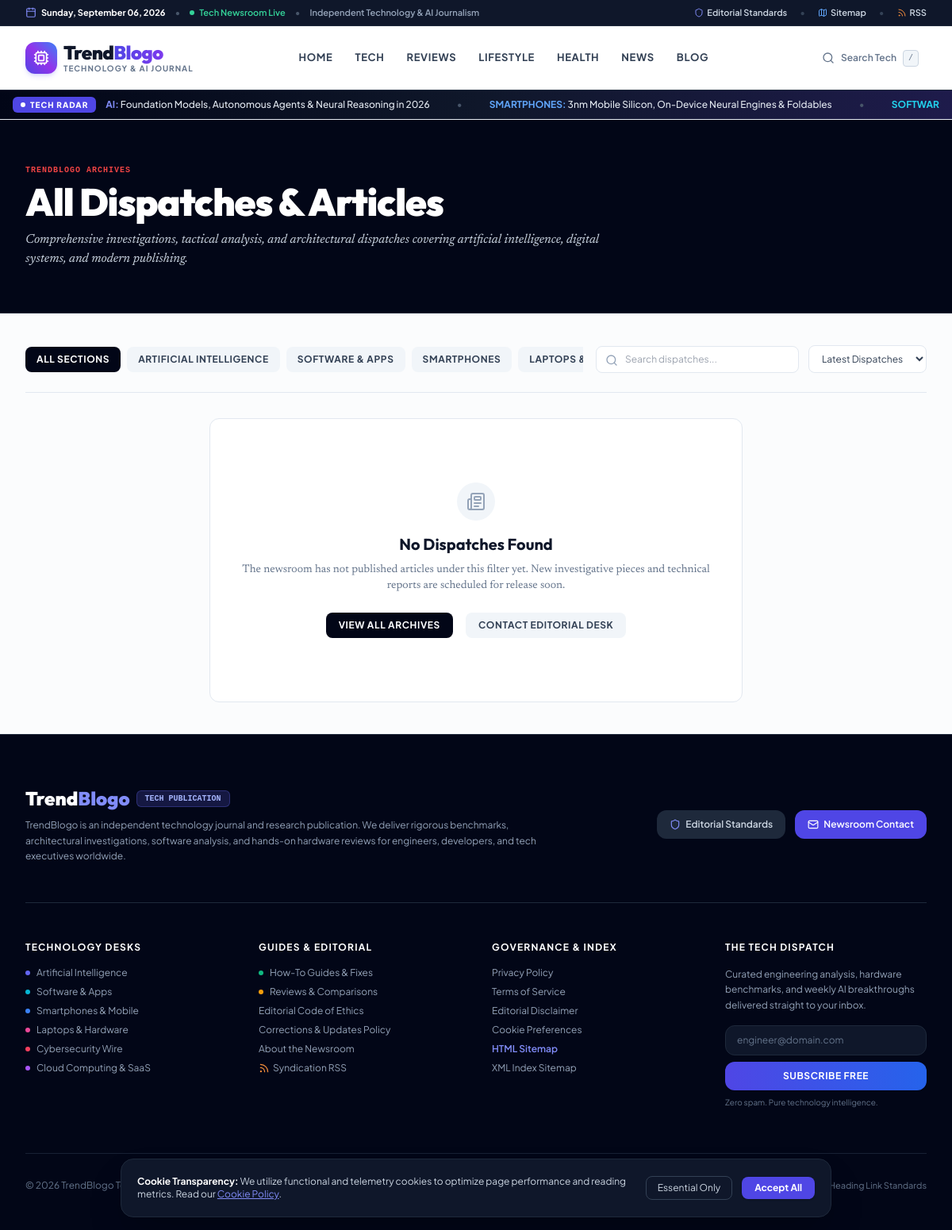
/blog, run on an earlier commit of the app's database.
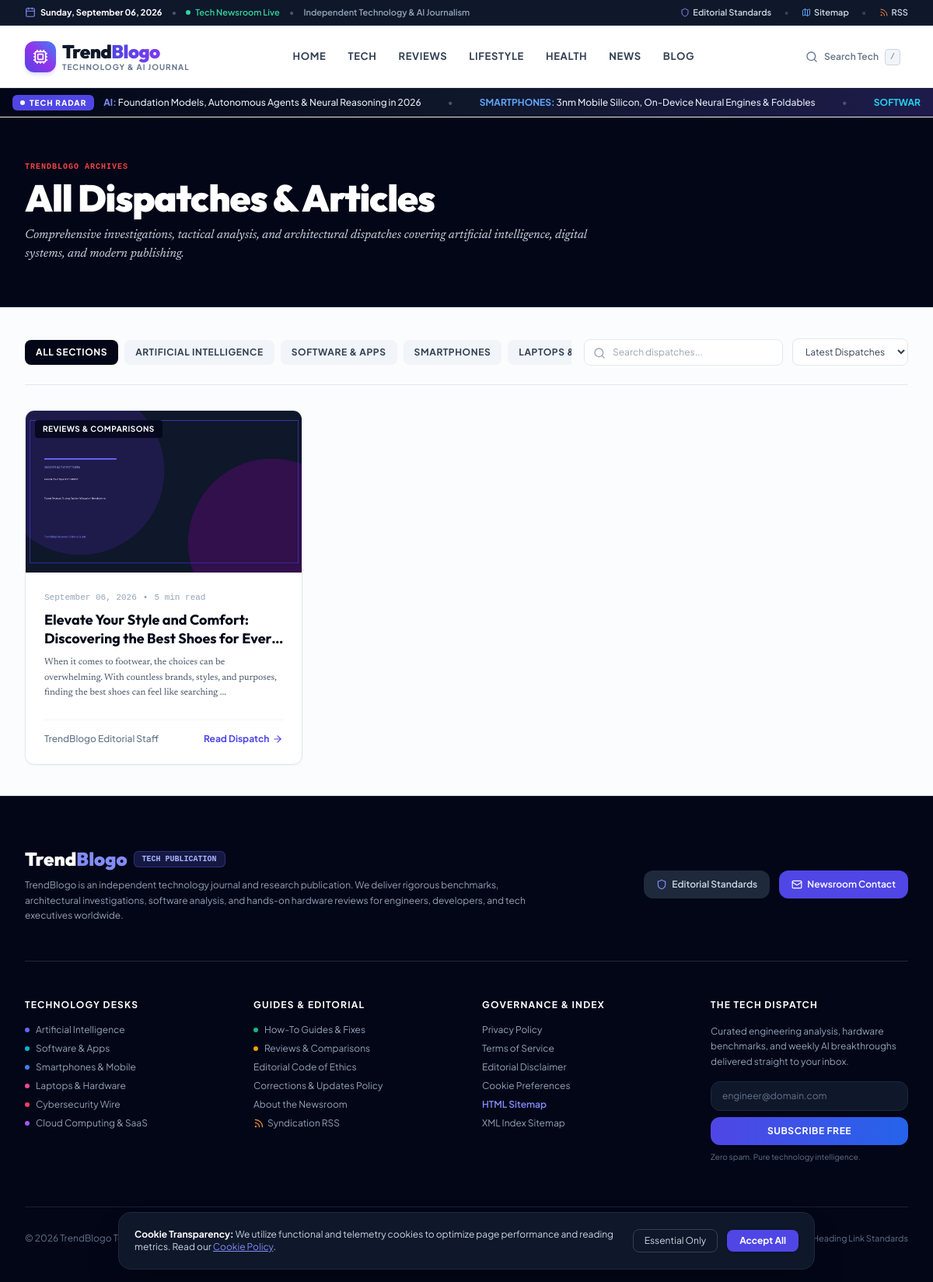
And on a later commit of the database.
### app/models/article.py (models this page shows)
class Category(Base):
    __tablename__ = "categories"
    id = Column(Integer, primary_key=True, index=True)
    name = Column(String(100), unique=True, nullable=False)
    slug = Column(String(100), unique=True, index=True, nullable=False)
    description = Column(Text, nullable=True)
    color = Column(String(30), default="#4F46E5")
    icon = Column(String(50), default="folder")
    created_at = Column(DateTime, default=datetime.utcnow)
    articles = relationship("Article", back_populates="category")

class Article(Base):
    __tablename__ = "articles"
    id = Column(Integer, primary_key=True, index=True)
    title = Column(String(255), nullable=False)
    slug = Column(String(255), unique=True, index=True, nullable=False)
    primary_keyword = Column(String(150), index=True, nullable=False)
    secondary_keywords = Column(Text, nullable=True)
    search_intent = Column(String(50), default="informational")
    template_type = Column(String(50), default="ultimate_guide")
    summary = Column(Text, nullable=True)
    content = Column(Text, nullable=False)  # Markdown format
    html_content = Column(Text, nullable=True)  # Rendered HTML
    featured_image = Column(String(255), nullable=False)
    featured_image_alt = Column(String(255), nullable=False)
    featured_image_caption = Column(String(255), nullable=True)
    image_1_url = Column(String(255), nullable=True)
    image_1_alt = Column(String(255), nullable=True)
    image_1_caption = Column(String(255), nullable=True)
    image_2_url = Column(String(255), nullable=True)
    image_2_alt = Column(String(255), nullable=True)
    image_2_caption = Column(String(255), nullable=True)
    image_3_url = Column(String(255), nullable=True)
    image_3_alt = Column(String(255), nullable=True)
    image_3_caption = Column(String(255), nullable=True)
    category_id = Column(Integer, ForeignKey("categories.id", ondelete="SET NULL"), nullable=True)
    author_name = Column(String(100), default="Editorial Team")
    author_slug = Column(String(100), default="editorial-team", index=True)
    status = Column(String(30), default="published", index=True)  # draft, published, scheduled
    scheduled_at = Column(DateTime, nullable=True)
    published_at = Column(DateTime, default=datetime.utcnow, index=True)
    created_at = Column(DateTime, default=datetime.utcnow)
    updated_at = Column(DateTime, default=datetime.utcnow, onupdate=datetime.utcnow)
    word_count = Column(Integer, default=0)
    reading_time = Column(Integer, default=5)  # minutes
    view_count = Column(Integer, default=0)
    seo_title = Column(String(150), nullable=True)
    meta_description = Column(String(320), nullable=True)
    canonical_url = Column(String(255), nullable=True)
    og_title = Column(String(150), nullable=True)
    og_description = Column(String(320), nullable=True)
    schema_json = Column(Text, nullable=True)
    quality_score = Column(Float, default=95.0)
    quality_report = Column(Text, nullable=True)  # JSON string
    category = relationship("Category", back_populates="articles")
    tags = relationship("ArticleTag", back_populates="article", cascade="all, delete-orphan")
    internal_links_out = relationship("InternalLink", foreign_keys="InternalLink.source_article_id", cascade="all, delete-orphan")
    external_links = relationship("ExternalLink", cascade="all, delete-orphan")

### app/routes/public.py (the view)
@router.get("/blog", response_class=HTMLResponse)
def blog_list(
    request: Request,
    page: int = Query(1, ge=1),
    sort: str = Query("latest"),
    category: Optional[str] = Query(None),
    tag: Optional[str] = Query(None),
    q: Optional[str] = Query(None),
    db: Session = Depends(get_db)
):
    ctx = get_common_context(db, request)
    query = db.query(Article).filter(Article.status == "published")
    active_category = None
    if category:
        active_category = db.query(Category).filter(Category.slug == category).first()
        if active_category:
            query = query.filter(Article.category_id == active_category.id)
    active_tag = None
    if tag:
        active_tag = db.query(Tag).filter(Tag.slug == tag).first()
        if active_tag:
            query = query.join(ArticleTag).filter(ArticleTag.tag_id == active_tag.id)
    if q:
        kw = f"%{q.strip()}%"
        query = query.filter(or_(Article.title.ilike(kw), Article.summary.ilike(kw), Article.primary_keyword.ilike(kw)))
    if sort == "popular":
        query = query.order_by(desc(Article.view_count))
    else:
        query = query.order_by(desc(Article.published_at))
    total = query.count()
    per_page = 9
    total_pages = max(1, (total + per_page - 1) // per_page)
    articles = query.offset((page - 1) * per_page).limit(per_page).all()
    ctx.update({
        "articles": articles,
        "page": page,
        "total_pages": total_pages,
        "total_count": total,
        "active_category": active_category,
        "active_tag": active_tag,
        "search_query": q,
        "sort": sort,
        "title": f"Blog ? Latest Articles & Insights ({page}/{total_pages}) | TrendBlogo",
        "meta_desc": "Explore high-quality, actionable articles on AI automation, SEO architecture, modern software workflows, and digital productivity."
    })
    return templates.TemplateResponse(request=request, name="blog/list.html", context=ctx)

### app/templates/blog/list.html (shortened to what this page needs)
{% extends "base.html" %}
{% block content %}
<div class="bg-slate-950 text-white py-14 border-b border-slate-800">
  <div class="max-w-7xl mx-auto px-4 sm:px-6 lg:px-8">
    <div class="max-w-3xl">
      <div class="text-[10px] font-mono uppercase tracking-widest text-red-500 font-bold mb-2">TrendBlogo Archives</div>
      <h1 class="font-display text-4xl sm:text-5xl font-black tracking-tight mb-3">All Dispatches &amp; Articles</h1>
      <p class="font-editorial text-base text-slate-300 italic">
        Comprehensive investigations, tactical analysis, and architectural dispatches covering artificial intelligence, digital systems, and modern publishing.
      </p>
    </div>
  </div>
</div>
<div class="max-w-7xl mx-auto px-4 sm:px-6 lg:px-8 py-10">
  <div class="flex flex-col md:flex-row items-center justify-between gap-4 pb-6 border-b border-slate-200">
    <div class="flex items-center space-x-2 overflow-x-auto w-full md:w-auto pb-2 md:pb-0 text-xs font-bold uppercase tracking-wider">
      <a href="/blog" class="px-3.5 py-2 rounded-lg transition whitespace-nowrap {% if not active_category %}bg-slate-950 text-white{% else %}bg-slate-100 text-slate-700 hover:bg-slate-200{% endif %}">
        All Sections
      </a>
      {% for cat in categories %}
      <a href="/blog?category={{ cat.slug }}" class="px-3.5 py-2 rounded-lg transition whitespace-nowrap {% if active_category and active_category.id == cat.id %}bg-slate-950 text-white{% else %}bg-slate-100 text-slate-700 hover:bg-slate-200{% endif %}">
        {{ cat.name }}
      </a>
      {% endfor %}
    </div>
    <div class="flex items-center space-x-3 w-full md:w-auto">
      <form action="/blog" method="GET" class="relative flex-1 md:w-64">
        <input type="text" name="q" value="{{ search_query or '' }}" placeholder="Search dispatches..." class="w-full pl-9 pr-4 py-2 bg-white border border-slate-200 rounded-lg text-xs text-slate-800 outline-none focus:border-slate-400">
        <i data-lucide="search" class="w-4 h-4 text-slate-400 absolute left-3 top-2.5"></i>
      </form>
      <select onchange="location = this.value;" class="bg-white border border-slate-200 rounded-lg px-3 py-2 text-xs text-slate-700 outline-none">
        <option value="/blog?sort=latest{% if active_category %}&category={{ active_category.slug }}{% endif %}" {% if sort == 'latest' %}selected{% endif %}>Latest Dispatches</option>
      </select>
    </div>
  </div>
  {% if articles and articles|length > 0 %}
  <div class="grid grid-cols-1 md:grid-cols-3 gap-8 mt-8">
    {% for article in articles %}
    <article class="bg-white rounded-xl overflow-hidden border border-slate-200 flex flex-col justify-between hover:border-slate-400 transition shadow-sm group">
      <a href="/blog/{{ article.slug }}" class="relative h-52 w-full overflow-hidden bg-slate-100 block">
        <img src="{{ article.featured_image }}" alt="{{ article.featured_image_alt or article.title }}" class="w-full h-full object-cover group-hover:scale-105 transition duration-300" loading="lazy">
        {% if article.category %}
        <span class="absolute top-3 left-3 px-2.5 py-1 bg-slate-950/80 backdrop-blur-sm text-white text-[10px] font-bold uppercase tracking-wider rounded">
          {{ article.category.name }}
        </span>
        {% endif %}
      </a>
      <div class="p-6 flex-1 flex flex-col justify-between">
        <div>
          <div class="flex items-center space-x-2 text-[11px] text-slate-400 mb-2 font-mono">
            <span>{{ article.published_at.strftime("%B %d, %Y") if article.published_at else "September 2026" }}</span>
            <span>•</span>
            <span>{{ article.reading_time }} min read</span>
          </div>
          <h2 class="font-display text-lg font-bold text-slate-950 group-hover:text-indigo-600 transition line-clamp-2 leading-snug mb-2">
            <a href="/blog/{{ article.slug }}">{{ article.title }}</a>
          </h2>
          <p class="font-editorial text-xs text-slate-600 line-clamp-3 leading-relaxed">
            {{ article.summary }}
          </p>
        </div>
        <div class="mt-6 pt-4 border-t border-slate-100 flex items-center justify-between text-xs">
          <span class="text-slate-500 font-medium">{{ article.author_name or "TrendBlogo Desk" }}</span>
          <a href="/blog/{{ article.slug }}" class="font-bold text-indigo-600 hover:text-red-700 inline-flex items-center">
            Read Dispatch <i data-lucide="arrow-right" class="w-3.5 h-3.5 ml-1"></i>
          </a>
        </div>
      </div>
    </article>
    {% endfor %}
  </div>
  {% else %}
  <div class="text-center py-20 bg-white rounded-xl border border-slate-200 mt-8 max-w-2xl mx-auto p-8">
    <div class="w-12 h-12 rounded-full bg-slate-100 flex items-center justify-center text-slate-400 mx-auto mb-4">
      <i data-lucide="newspaper" class="w-6 h-6"></i>
    </div>
    <h3 class="font-display font-bold text-xl text-slate-900">No Dispatches Found</h3>
    <p class="font-editorial text-sm text-slate-500 mt-2">
      The newsroom has not published articles under this filter yet. New investigative pieces and technical reports are scheduled for release soon.
    </p>
    <div class="mt-6 flex items-center justify-center space-x-4">
      <a href="/blog" class="px-4 py-2 bg-slate-950 text-white rounded-lg text-xs font-bold uppercase tracking-wider">
        View All Archives
      </a>
      <a href="/contact" class="px-4 py-2 bg-slate-100 hover:bg-slate-200 text-slate-700 rounded-lg text-xs font-bold uppercase tracking-wider">
        Contact Editorial Desk
      </a>
    </div>
  </div>
  {% endif %}
</div>
{% endblock %}

What changed in the data, as far as the page shows it:
added Article: featured_image (picture), category.name "REVIEWS & COMPARISONS", published_at "September 06, 2026", reading_time "5", title "Elevate Your Style and Comfort: Discovering the Best Shoes for…", summary "When it comes to footwear, the choices can be overwhelming. With countless brands, styles, and purposes, finding the best shoes can feel like searching ...", author_name "TrendBlogo Editorial Staff"
Also different on the page:
text no longer shown: "No Dispatches Found The newsroom has not published articles under this filter yet. New investigative pieces and technical reports are scheduled for release soon. VIEW ALL ARCHIVES CONTACT EDITORIAL DESK"
